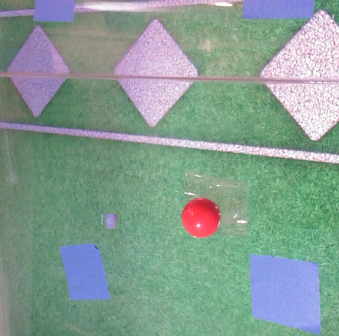
#> input picture CameraController/redball.jpg, 339 x 336 px
$ python test.py
#> lines starting #> are read from the running program, lines starting #| are printed output that depends on the picture; after the words box and inside, x2 and y2 are one past the last pixel; in counts of white or black regions, pixels touching at a corner belong together
import cv2
import time
import numpy as np
from utils import *

img = cv2.imread('redball.jpg')
#> img is the input picture: shape (336, 339, 3); mean B, G, R 147.3, 156.9, 133.4

RED_MIN = np.array([150, 65, 65],np.uint8)
RED_MAX = np.array([180, 255, 255],np.uint8)

hsv_img = cv2.cvtColor(img, cv2.COLOR_BGR2HSV)
#> hsv_img: shape (336, 339, 3); mean H, S, V 84.8, 63.5, 169.6

frame_threshed = cv2.inRange(hsv_img, RED_MIN, RED_MAX)
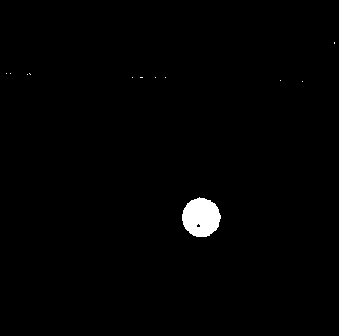
#> frame_threshed: shape (336, 339); 1% white; 12 white regions (11 under 20 px), largest, box (x1, y1, x2, y2) and area: (182, 197, 221, 237) 1172
cv2.imwrite('output.jpg', frame_threshed)


# [45 lines of commented-out code are left out]
